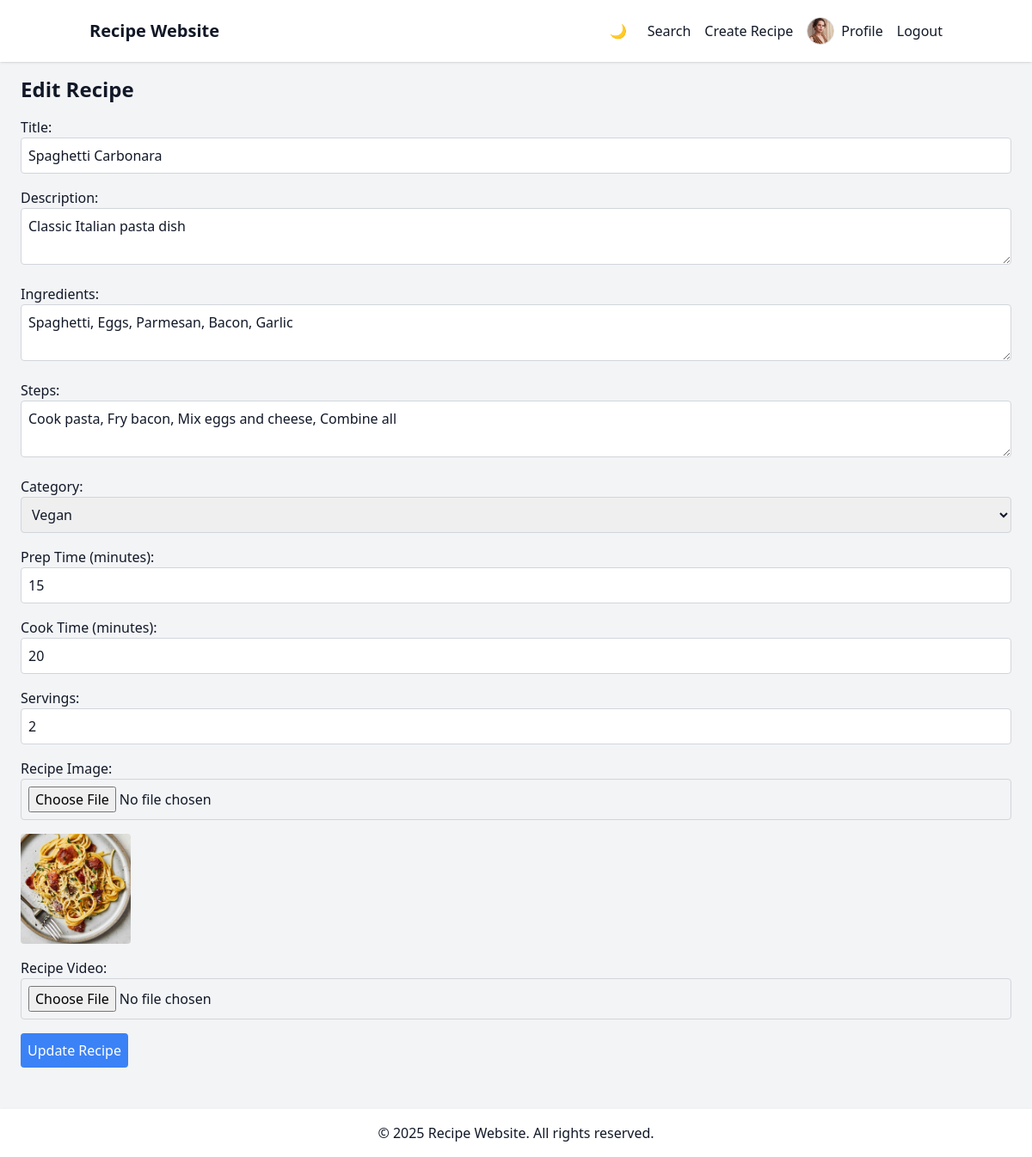
The app's page /recipe-website/pages/edit_recipe.php?id=3 (signed in) with its own data.
### tables this page shows
CREATE TABLE `recipes` (
  `recipe_id` int(11) NOT NULL,
  `user_id` int(11) DEFAULT NULL,
  `title` varchar(255) NOT NULL,
  `description` varchar(1000) DEFAULT NULL,
  `ingredients` text NOT NULL,
  `steps` text NOT NULL,
  `category_id` int(11) DEFAULT NULL,
  `image` varchar(255) DEFAULT NULL,
  `video` varchar(255) DEFAULT NULL,
  `prep_time` int(11) DEFAULT NULL,
  `cook_time` int(11) DEFAULT NULL,
  `servings` int(11) DEFAULT NULL,
  `created_at` datetime DEFAULT current_timestamp()
);

CREATE TABLE `recipe_categories` (
  `category_id` int(11) NOT NULL,
  `category_name` varchar(255) NOT NULL
);

### recipe-website/includes/functions.php (called while the page is built, shortened)
<?php
function sanitizeInput($data) {
    return htmlspecialchars(stripslashes(trim($data)));
}
?>

### recipe-website/pages/edit_recipe.php (the view, shortened to what this page needs)
<?php
require __DIR__ . '/../includes/config.php';
require __DIR__ . '/../includes/functions.php';
$recipe_id = sanitizeInput($_GET['id']);
$user_id = $_SESSION['user_id'];
$stmt = mysqli_prepare($conn, "SELECT * FROM recipes WHERE recipe_id = ? AND user_id = ?");
mysqli_stmt_bind_param($stmt, "ii", $recipe_id, $user_id);
mysqli_stmt_execute($stmt);
$result = mysqli_stmt_get_result($stmt);
$recipe = mysqli_fetch_assoc($result);
$categories = mysqli_query($conn, "SELECT * FROM recipe_categories");
?>
<!DOCTYPE html>
<html lang="en">
<head>
    <script src="https://cdn.tailwindcss.com"></script>
</head>
<body class="bg-gray-100 text-gray-900 dark:bg-gray-900 dark:text-white">
    <?php include __DIR__ . '/../includes/header.php'; ?>
    <section class="p-6 mt-16">
        <h1 class="text-2xl font-bold">Edit Recipe</h1>
        <form action="edit_recipe.php?id=<?php echo $recipe_id; ?>" method="post" enctype="multipart/form-data" class="mt-4">
            <label for="title" class="block">Title:</label>
            <input type="text" name="title" value="<?php echo htmlspecialchars($recipe['title']); ?>" required class="p-2 border border-gray-300 rounded w-full">
            <label for="description" class="block mt-4">Description:</label>
            <textarea name="description" required class="p-2 border border-gray-300 rounded w-full"><?php echo htmlspecialchars($recipe['description']); ?></textarea>
            <label for="ingredients" class="block mt-4">Ingredients:</label>
            <textarea name="ingredients" required class="p-2 border border-gray-300 rounded w-full"><?php echo htmlspecialchars($recipe['ingredients']); ?></textarea>
            <label for="steps" class="block mt-4">Steps:</label>
            <textarea name="steps" required class="p-2 border border-gray-300 rounded w-full"><?php echo htmlspecialchars($recipe['steps']); ?></textarea>
            <label for="category_id" class="block mt-4">Category:</label>
            <select name="category_id" required class="p-2 border border-gray-300 rounded w-full">
                <?php while ($category = mysqli_fetch_assoc($categories)): ?>
                    <option value="<?php echo $category['category_id']; ?>" <?php echo $category['category_id'] == $recipe['category_id'] ? 'selected' : ''; ?>>
                        <?php echo htmlspecialchars($category['category_name']); ?>
                    </option>
                <?php endwhile; ?>
            </select>
            <label for="prep_time" class="block mt-4">Prep Time (minutes):</label>
            <input type="number" name="prep_time" value="<?php echo htmlspecialchars($recipe['prep_time']); ?>" required class="p-2 border border-gray-300 rounded w-full">
            <label for="cook_time" class="block mt-4">Cook Time (minutes):</label>
            <input type="number" name="cook_time" value="<?php echo htmlspecialchars($recipe['cook_time']); ?>" required class="p-2 border border-gray-300 rounded w-full">
            <label for="servings" class="block mt-4">Servings:</label>
            <input type="number" name="servings" value="<?php echo htmlspecialchars($recipe['servings']); ?>" required class="p-2 border border-gray-300 rounded w-full">
            <label for="image" class="block mt-4">Recipe Image:</label>
            <input type="file" name="image" class="p-2 border border-gray-300 rounded w-full">
            <?php if ($recipe['image']): ?>
                <img src="../uploads/<?php echo htmlspecialchars($recipe['image']); ?>" alt="Recipe Image" class="w-32 h-32 object-cover rounded mt-4">
            <?php endif; ?>
            <label for="video" class="block mt-4">Recipe Video:</label>
            <input type="file" name="video" accept="video/*" class="p-2 border border-gray-300 rounded w-full">
            <button type="submit" class="bg-blue-500 text-white p-2 rounded mt-4">Update Recipe</button>
        </form>
    </section>
    <?php include __DIR__ . '/../includes/footer.php'; ?>
</body>
</html>

### records on screen
recipes: title "Spaghetti Carbonara", description "Classic Italian pasta dish", ingredients "Spaghetti, Eggs, Parmesan, Bacon, Garlic", steps "Cook pasta, Fry bacon, Mix eggs and cheese, Combine all", category_id "Vegan", prep_time "15", cook_time "20", servings "2", image (picture)

### other values on screen
SITE_NAME "Recipe Website"
